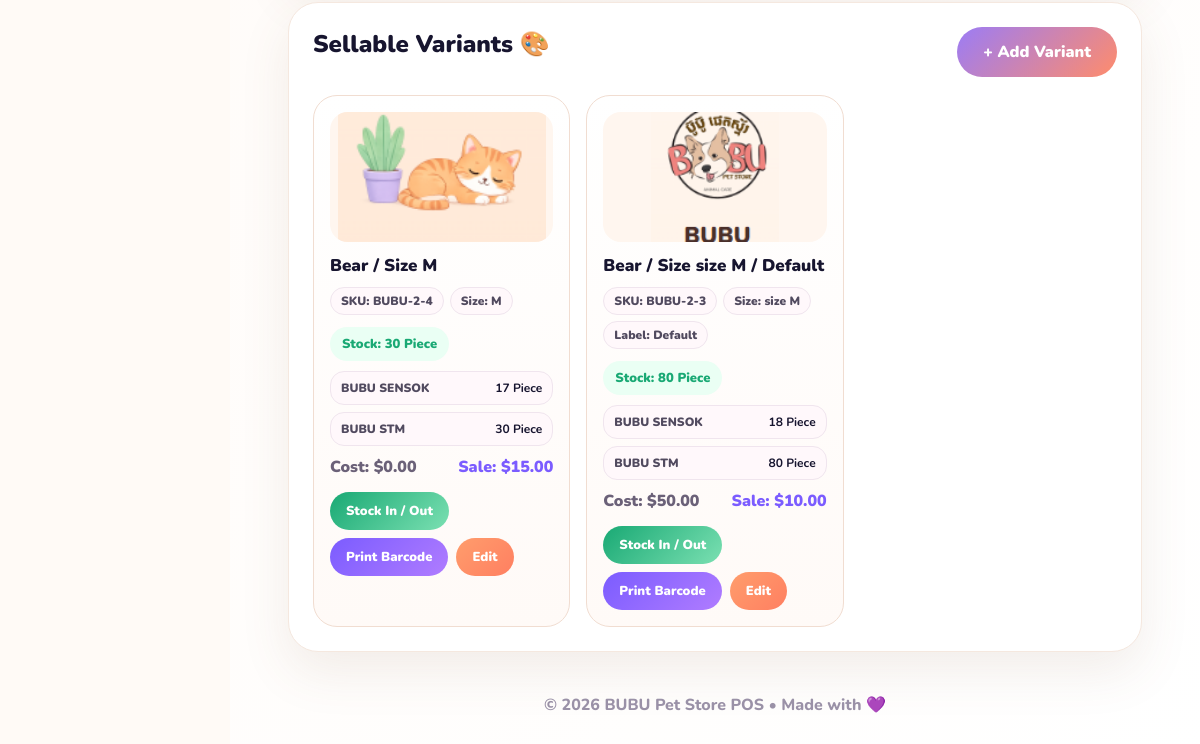
/inventory/2/?branch=2 (signed in, lower part), run on an earlier commit of the app's database.
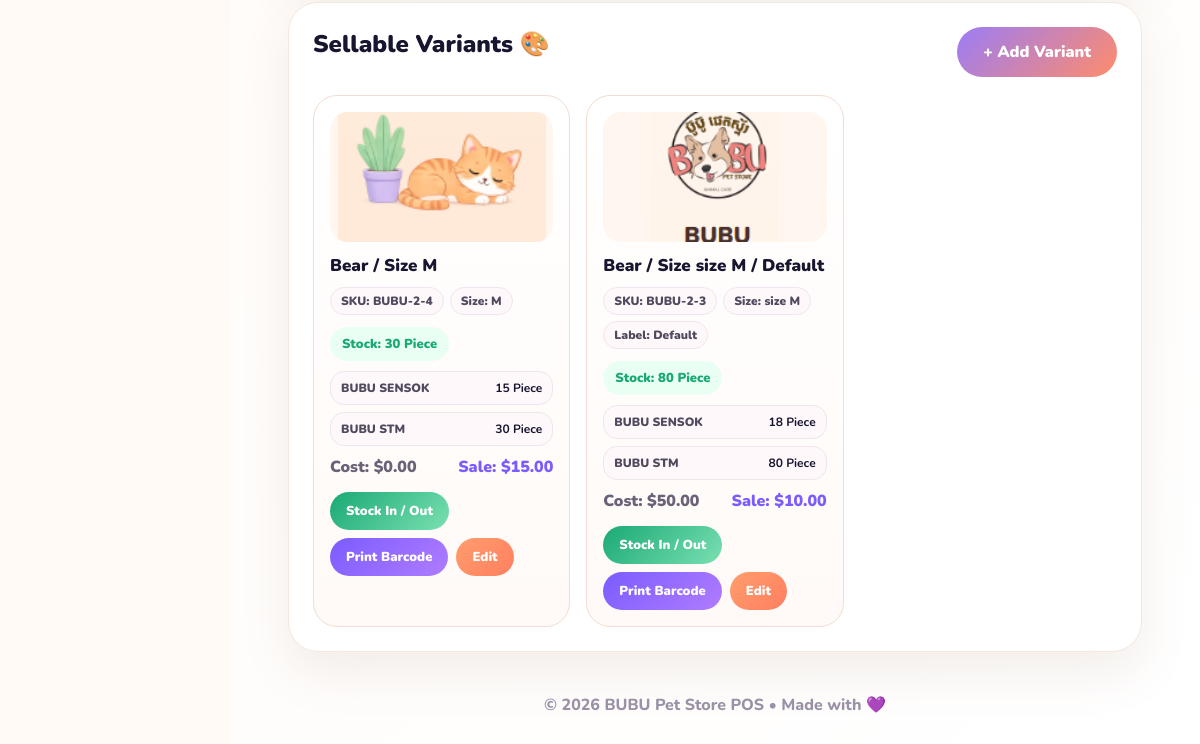
And on a later commit of the database.
### inventory/models.py (models this page shows, shortened)
class BranchStock(models.Model):
    branch = models.ForeignKey(
        Branch,
        on_delete=models.CASCADE,
        related_name="stocks",
    )
    variant = models.ForeignKey(
        ItemVariant,
        on_delete=models.CASCADE,
        related_name="branch_stocks",
    )
    quantity = models.IntegerField(default=0)
    class Meta:
        unique_together = ("branch", "variant")

class Branch(models.Model):
    name = models.CharField(max_length=100, unique=True)
    is_active = models.BooleanField(default=True)
    latitude = models.DecimalField(
        max_digits=10,
        decimal_places=7,
        null=True,
        blank=True,
        help_text="Branch GPS latitude.",
    )
    longitude = models.DecimalField(
        max_digits=10,
        decimal_places=7,
        null=True,
        blank=True,
        help_text="Branch GPS longitude.",
    )
    allowed_radius_meters = models.PositiveIntegerField(
        default=150,
        help_text="Allowed distance from branch for attendance scan.",
    )

### inventory/views.py (the view)
# urls.py: path("<int:pk>/", views.item_detail, name="item_detail"),
@login_required
def item_detail(request, pk):
    current_branch = get_selected_branch(request)
    branches = Branch.objects.filter(is_active=True).order_by("name")
    item = get_object_or_404(
        Item.objects.select_related("item_type").prefetch_related("variants"),
        pk=pk,
    )
    item.branch_stock_total = get_item_branch_qty(item, current_branch)
    for variant in item.variants.all():
        variant.branch_stock_qty = get_variant_branch_qty(
            variant,
            current_branch,
        )
        variant.branch_stock_rows = get_all_branch_stock_for_variant(variant)
    return render(request, "inventory/item_detail.html", {
        "item": item,
        "current_branch": current_branch,
        "branches": branches,
        "can_manage_inventory": can_manage_inventory(request.user),
        "can_view_cost_price": can_view_cost_price(request.user),
        "can_edit_cost_price": can_edit_cost_price(request.user),
    })

### inventory/models.py (called while the page is built)
    def display_name(self):
        parts = []
        if self.size:
            parts.append(f"Size {self.size}")
        if self.color:
            parts.append(self.color)
        if self.label:
            parts.append(self.label)
        return " / ".join(parts) if parts else "Default"

### inventory/views.py (called while the page is built)
def can_manage_inventory(user):
    return user.is_authenticated and (user.is_staff or user.is_superuser)

def can_view_cost_price(user):
    return user.is_authenticated and (
        user.is_superuser or user.has_perm("inventory.can_view_cost_price")
    )

def can_edit_cost_price(user):
    return user.is_authenticated and (
        user.is_superuser or user.has_perm("inventory.can_edit_cost_price")
    )

def get_user_branch(user):
    profile = getattr(user, "staff_profile", None)
    if profile and profile.branch_id:
        return profile.branch
    return None

def get_variant_branch_qty(variant, branch):
    if not variant or not branch:
        return 0
    stock = BranchStock.objects.filter(
        branch=branch,
        variant=variant,
    ).first()
    if not stock:
        return 0
    return int(stock.quantity or 0)

### templates/inventory/item_detail.html (shortened to what the changed rows need)
{% extends "base.html" %}
{% load static %}
{% block content %}
<div class="detail-page">
    <div class="variant-card">
        <div class="variant-head-row">
            <h2>Sellable Variants 🎨</h2>
        </div>
        <div class="variant-grid">
            {% for variant in item.variants.all %}
            <div class="variant-box">
                <div class="variant-img">
                    {% if variant.image %}
                        <img src="{{ variant.image.url }}" alt="{{ variant.display_name }}">
                    {% elif item.image %}
                        <img src="{{ item.image.url }}" alt="{{ item.name }}">
                    {% else %}
                        <div class="variant-img-placeholder">📦</div>
                    {% endif %}
                </div>
                <div class="variant-title">
                    {{ item.name }} / {{ variant.display_name }}
                </div>
                <div class="variant-meta">
                    {% if variant.sku %}
                        <span class="chip">SKU: {{ variant.sku }}</span>
                    {% endif %}
                    {% if variant.size %}
                        <span class="chip">Size: {{ variant.size }}</span>
                    {% endif %}
                </div>
                {% if variant.branch_stock_qty <= 0 %}
                    <div class="stock-zero">
                        Out of Stock: {{ variant.branch_stock_qty }} {{ item.get_unit_display }}
                    </div>
                {% elif variant.branch_stock_qty <= 3 %}
                    <div class="stock-low">
                        Low Stock: {{ variant.branch_stock_qty }} {{ item.get_unit_display }}
                    </div>
                {% else %}
                    <div class="stock-good">
                        Stock: {{ variant.branch_stock_qty }} {{ item.get_unit_display }}
                    </div>
                {% endif %}
                {% if request.user.is_superuser %}
                    <div class="branch-stock-list">
                        {% for stock in variant.branch_stock_rows %}
                            <div class="branch-stock-row">
                                <span>{{ stock.branch.name }}</span>
                                <strong>{{ stock.quantity }} {{ item.get_unit_display }}</strong>
                            </div>
                        {% empty %}
                            <div class="branch-stock-row">
                                <span>No branch stock yet</span>
                                <strong>0 {{ item.get_unit_display }}</strong>
                            </div>
                        {% endfor %}
                    </div>
                {% endif %}
                {% if can_view_cost_price or can_manage_inventory %}
                <div class="price-row">
                    {% if can_view_cost_price %}
                        <span class="cost">Cost: ${{ variant.cost_price|floatformat:2 }}</span>
                    {% else %}
                        <span class="cost">Cost: Hidden</span>
                    {% endif %}
                    {% if can_manage_inventory %}
                        <span class="price">Sale: ${{ variant.sale_price|floatformat:2 }}</span>
                    {% endif %}
                </div>
                {% endif %}
                {% if can_manage_inventory %}
                <div class="variant-action">
                    <a
                        href="{% url 'variant_stock_movement' variant.id %}{% if request.user.is_superuser and current_branch %}?branch={{ current_branch.id }}{% endif %}"
                        class="variant-stock-btn"
                    >
                        Stock In / Out
                    </a>
                    <a href="{% url 'variant_barcode_label' variant.id %}" class="variant-stock-btn barcode-btn">
                        Print Barcode
                    </a>
                    <a href="{% url 'item_variant_edit' item.id variant.id %}" class="variant-stock-btn edit-btn">
                        Edit
                    </a>
                </div>
                {% endif %}
            </div>
            {% endfor %}
        </div>
    </div>
</div>
{% endblock %}

What changed in the data, as far as the page shows it:
changed BranchStock (number 1 of 4 on the later page): quantity "17" → "15"
